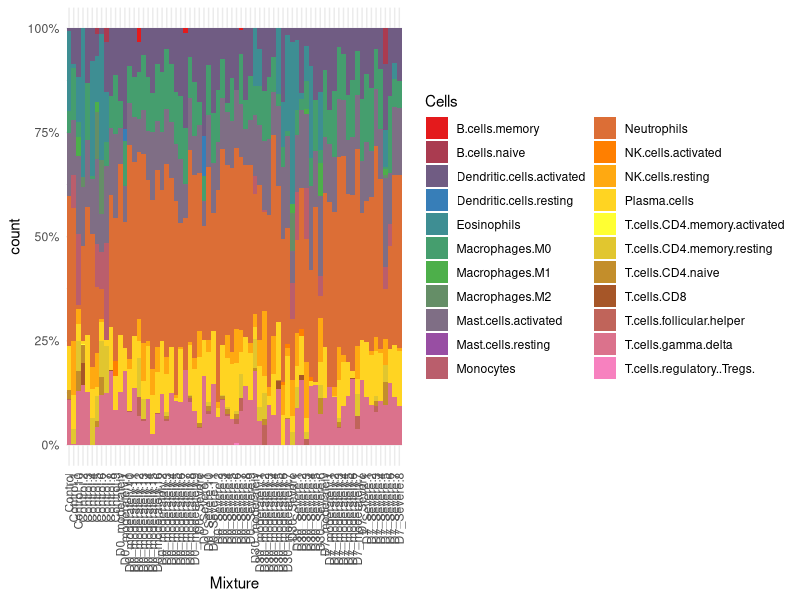

Write R code to recreate this figure.
# library
library(ggplot2)
library(tidyverse)
library(RColorBrewer)

# Read data
CIBERSORTx_Job38_Results <- read.delim("CIBERSORTx_Job38_Results.txt")

# Drop Columns

CIBERSORTx_Job38_Results$P.value <- NULL
CIBERSORTx_Job38_Results$Correlation <- NULL
CIBERSORTx_Job38_Results$RMSE <- NULL
CIBERSORTx_Job38_Results$Absolute.score..sig.score. <- NULL


# Pivot Longer

DATA_cells <- CIBERSORTx_Job38_Results %>%
  pivot_longer(!Mixture, names_to = "Cells", values_to = "count")

# Define the number of colors you want

nb.cols <- 22
mycolors <- colorRampPalette(brewer.pal(8, "Set1"))(nb.cols)

# Stacked barchart

g1 <- ggplot(DATA_cells,            # Create ggplot2 plot scaled to 1.00
              aes(x = Mixture,
                  y = count,
                  fill = Cells, width = 1)) + # Width bar
  geom_bar(position = "fill", stat = "identity") + 
  scale_fill_manual(values = mycolors) + # RColorBrewer palettes
  theme_minimal() + # Add a theme
  scale_y_continuous(labels = scales::percent_format()) + # Scaled to 100%
  theme(axis.text.x = element_text(angle = 90, vjust = 0.5, hjust=1)) # # Rotate the Legend


  
print(g1)                              


# Saving  

dev.copy(tiff,"Cibersort.tiff",width=15, height=6, units="in",res=600)
dev.off()
